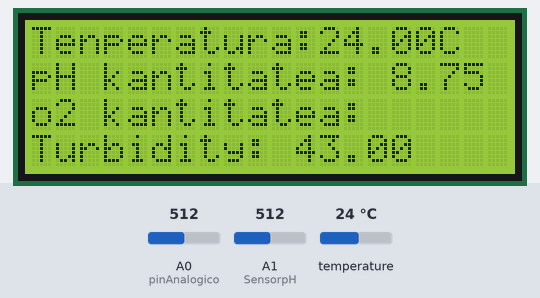
This sketch was run on a simulated Arduino Uno, built with avr-gcc and run on an emulated ATmega328P. Parts: 20×4 character LCD. The test bench sets the inputs (shaded band); at power-on: temperature 24 °C, A0 (pinAnalogico) = 512, A1 (SensorpH) = 512.

Above: at 1.2 s.
1.3 s: temperature set to 10.3 °C
At 3.5 s:
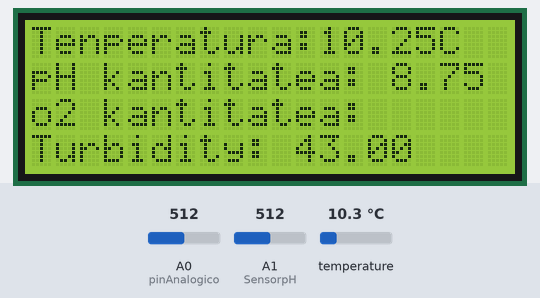
4.3 s: temperature set to 9.2 °C
At 6.0 s:
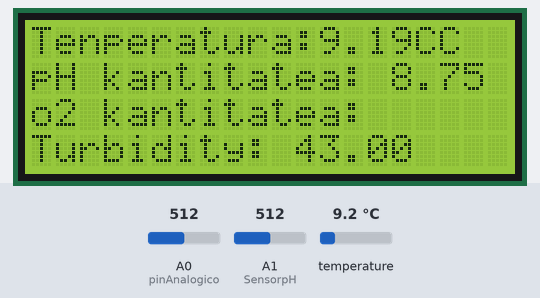
6.3 s: A0 (pinAnalogico) set to 716
At 8.0 s:
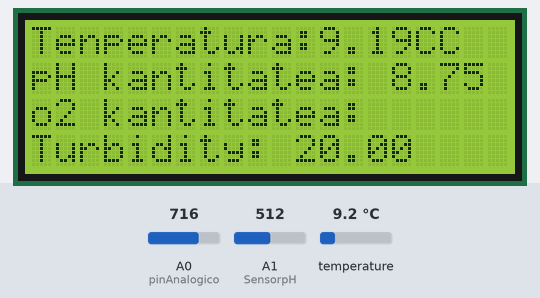
8.3 s: A1 (SensorpH) set to 716
At 9.5 s:
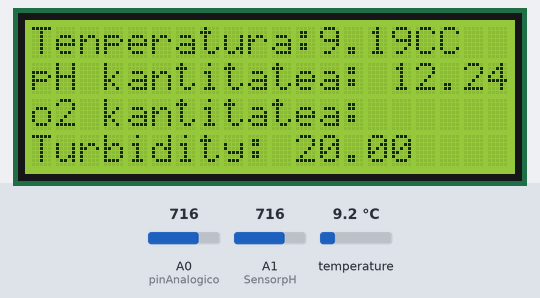
10.2 s: A0 (pinAnalogico) set to 900
At 10.9 s:
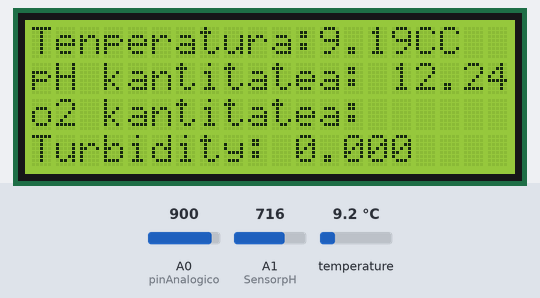
12.1 s: A1 (SensorpH) set to 900
At 13.5 s:
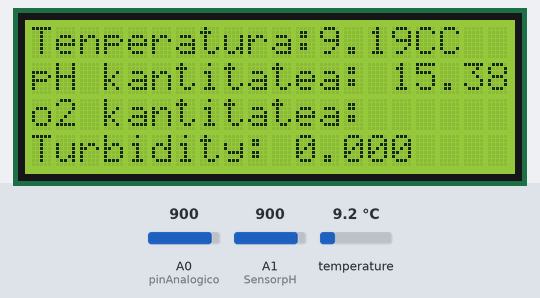
Timing chart, 0 to 15.1 s (numbered marks = the images above; inputs shaded):
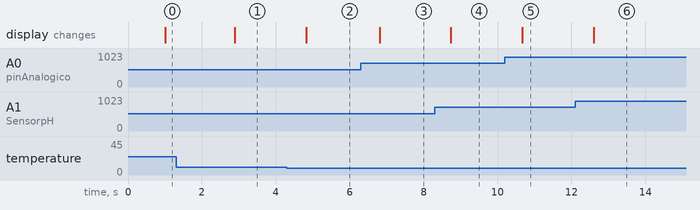

The sketch:

programa_elkartutak.ino
```cpp
//PROIEKTUKO LIBURUTEGIAK
#include <OneWire.h>
#include <DallasTemperature.h>


#include <LCD_I2C.h>

OneWire ourWire(2);
DallasTemperature sensors(&ourWire);

LCD_I2C lcd(0x27, 20, 4); // PCF8574 modulu gehienen helbide lehenetsia, pantailaren arabera

int pinAnalogico=A0;

#define SensorpH A1          // the pH meter Analog output is connected with the Arduino’s Analog
unsigned long int avgValue;  //Store the average value of the sensor feedback
float b;
int buf[10],temp1;


void setup()
{
  Serial.begin(9600);
  lcd.begin(); // Wire liburutegia erabiliz I2C gailu gehiago erabiltzen ari bazara, erabili lcd.begin(false)
                 // honek liburutegiari (LCD_I2C) Wire.begin() deitzeari uzten dio
  lcd.backlight();

  sensors.begin();
}

void loop()
{

//TEMPERATURA
sensors.requestTemperatures();
float temp=sensors.getTempCByIndex(0);

//pH VALUE
 for(int i=0;i<10;i++)       //Get 10 sample value from the sensor for smooth the value
  {
    buf[i]=analogRead(SensorpH);
    delay(10);
  }
  for(int i=0;i<9;i++)        //sort the analog from small to large
  {
    for(int j=i+1;j<10;j++)
    {
      if(buf[i]>buf[j])
      {
        temp1=buf[i];
        buf[i]=buf[j];
        buf[j]=temp1;
      }
    }
  }
  avgValue=0;
  for(int i=2;i<8;i++)                      //take the average value of 6 center sample
    avgValue+=buf[i];
  float phValue=(float)avgValue*5.0/1024/6; //convert the analog into millivolt
  phValue=3.5*phValue;                      //convert the millivolt into pH value


//TURBIEDAD
int valorAnalogo=analogRead(pinAnalogico);
float (valorTurbiedad)=map(valorAnalogo, 900, 10, 0, 100);


//PANTALLA
    lcd.setCursor(0, 0);
    lcd.print("Tenperatura:");
    lcd.print(temp);
    lcd.print("C");
    lcd.setCursor(0, 1);
    lcd.print("pH kantitatea: ");
    lcd.print(phValue,2);
    lcd.setCursor(0, 2);
    lcd.print("o2 kantitatea: ");
    lcd.setCursor(0, 3);
    lcd.print("Turbidity: ");
    lcd.print(valorTurbiedad);
    delay(1000);
    //delay(2000);


    //lcd.backlight();
    //lcd.clear();
}
```

Measured:
- the behaviour switches between 10 and 9.9 °C on temperature (found by bisection; images 1 and 2)
- after the input at 1.3 s, the display: changes after 1.6 s (image 1)
- after the input at 4.3 s, the display: changes after 0.53 s (image 2)
- after the input at 6.3 s, the display: changes after 0.51 s (image 3)
- after the input at 8.3 s, the display: changes after 0.44 s (image 4)
- after the input at 10.2 s, the display: changes after 0.47 s (image 5)
- after the input at 12.1 s, the display: changes after 0.50 s (image 6)
